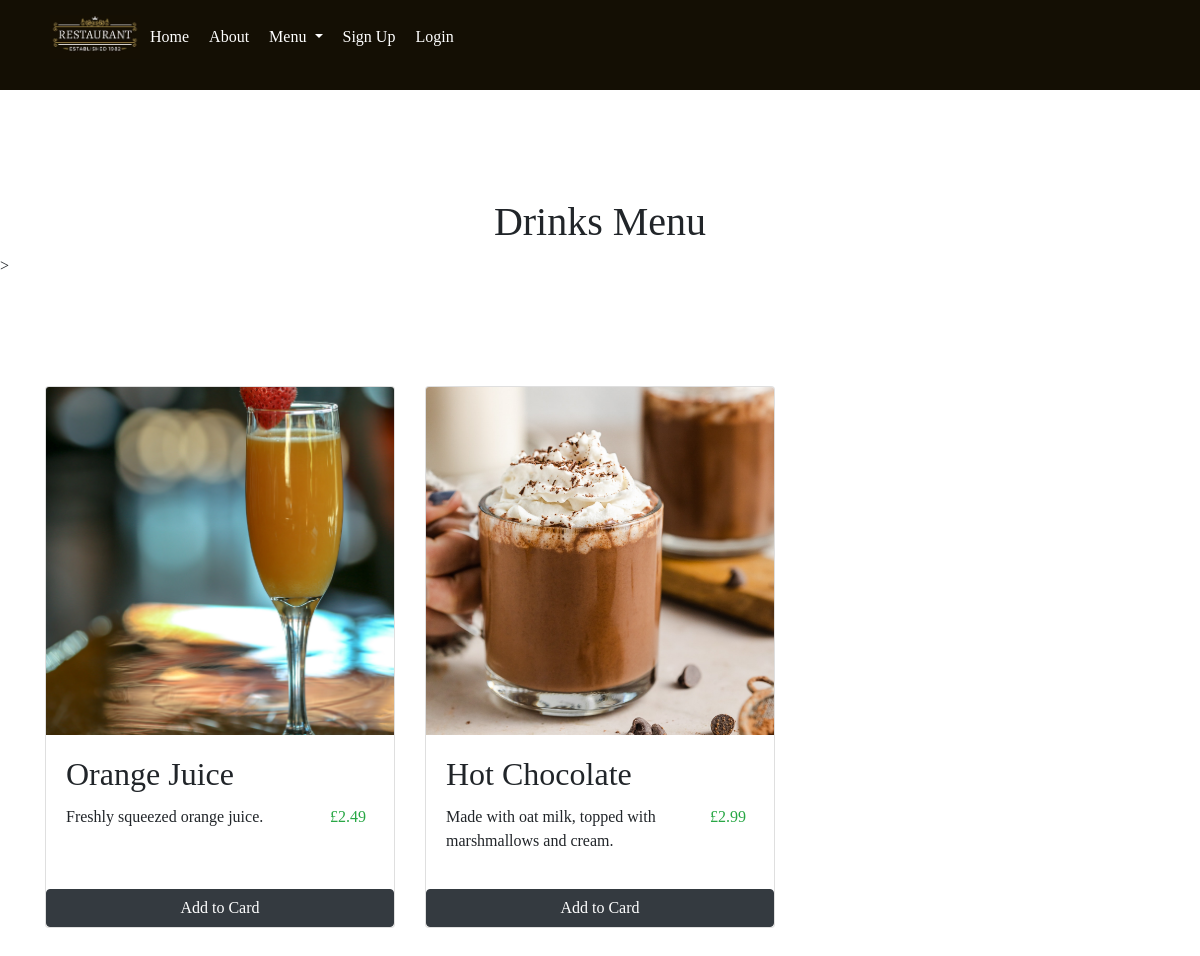
The app's page /restaurant/menu/drinks-menu/ with its own data.
### restaurant/models.py (models this page shows, shortened)
class Menu(models.Model):
    MENU_ID_MAX_LENGTH=128
    menuID = models.TextField(max_length=MENU_ID_MAX_LENGTH,unique=True) # primary key
    slug = models.SlugField(unique=True)

class MenuItem(models.Model):
    MENUITEM_ID_MAX_LENGTH=128
    DESCRIPTION_MAX_LENGTH=200
    menuItemID = models.CharField(max_length=MENUITEM_ID_MAX_LENGTH, unique=True) # primary key
    menu = models.ForeignKey(Menu, on_delete=models.CASCADE) # foreign key: one to many - many menu items for one menu
    description = models.CharField(max_length=DESCRIPTION_MAX_LENGTH, default="None")
    price = models.FloatField(default =0.0)
    photo = models.ImageField(upload_to='menu_item_images', blank=True)
    slug = models.SlugField(unique=True)
    class Meta:
        verbose_name_plural = 'MenuItems'

### restaurant/views.py (the view)
# urls.py: path('menu/<slug:menu_name_slug>/', views.show_menu, name='show_menu'),
def show_menu(request,menu_name_slug):
    context_dict = {}
    try:
        menu = Menu.objects.get(slug=menu_name_slug)
        menuItems = MenuItem.objects.filter(menu=menu)
        context_dict['menuItems'] = menuItems
        context_dict['menu'] = menu
    except Menu.DoesNotExist:
        context_dict['menu'] = None
        context_dict['menuItems'] = None
    return render(request, 'restaurant/menu.html', context=context_dict)

### restaurant/templatetags/rango_template_tags.py (called while the page is built)
@register.inclusion_tag('restaurant/menus.html')
def get_menu_list():
    return {'menus': Menu.objects.all() }

### templates/restaurant/menu.html (shortened to what this page needs)
{% extends 'restaurant/base.html' %}
{% block body_block %}
    {% if menu %}
    <div class = "container mt-2">
        <h1 class = "text-center font-weight-normal">{{ menu.menuID }}</h1>
    </div>
    {% if menuItems %}>
    <div class = "container mt-2 d-flex mb-5">
        <div class = "row">
            {% for item in menuItems %}
            <div class="col-lg-4 d-flex align-items-stretch mb-5">
                <div class = "card">
                    {% if item.photo %}
                    <img src="{{ item.photo.url }}" alt="{{ item.menuItemID }} photo" class="card-img-top w-100">
                    {% endif %}
                    <div class="card-body">
                        <h2 class="card-title">{{item.menuItemID}}</h2>
                        <div class = "d-flex justify-content-between">
                            <p class="card-text">{{item.description}}</p>
                            <p class="card-text mr-2 text-success">£{{item.price}}</p>
                        </div>
                    </div>
                    <a href="#" class="btn btn-dark" >Add to Card</a>
                </div>
            </div>
            {% endfor %}
        </div>
    </div>
    {% else %}
        <strong>No items currently in menu.</strong>
    {% endif %}
    {% else %}
    <strong>The specified menu does not exist.</strong>
    {% endif %}
{% endblock %}

### static/css/style.css (style rules this page uses)
:root { --brown:#2e2b24; --gold: #EDC270; }
* { margin: 0; padding: 0; box-sizing: border-box; font-family: 'PT Serif', serif; text-decoration: none; }
p { text-transform: none; }
.btn ::before { content: ''; position: absolute; top:0; right:0; width: 100%; height: 100%; background: var(--gold); z-index: -1; }
.container { width: 80%; display: block; margin: auto; padding-top: 100px; }

### records on screen
Menu: menuID "Drinks Menu"
MenuItem: photo (picture), menuItemID "Orange Juice", description "Freshly squeezed orange juice.", price "2.49"
MenuItem: photo (picture), menuItemID "Hot Chocolate", description "Made with oat milk, topped with marshmallows and cream.", price "2.99"
